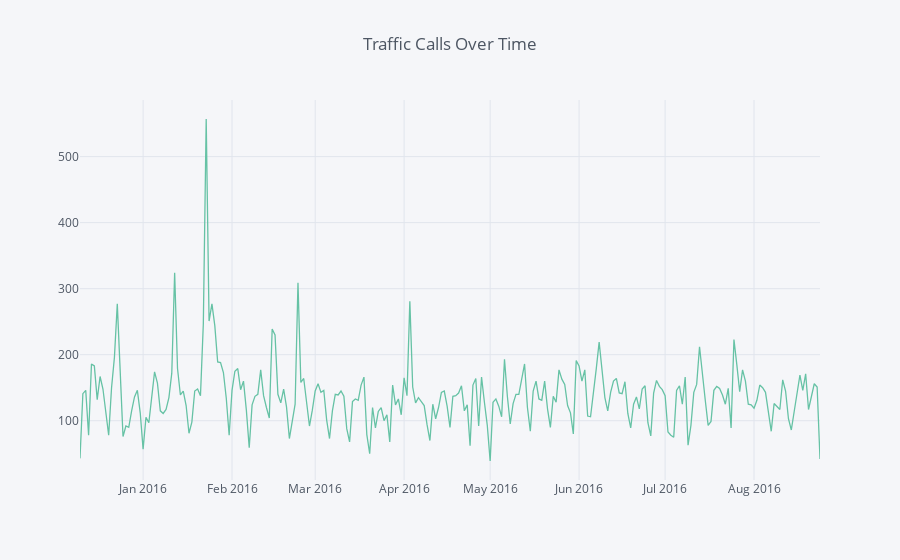

The notebook cell saved with this chart:
### Code cell
df[df['Type']=='Traffic'].groupby('Date').count()['twp'].iplot(title = 'Traffic Calls Over Time',colorscale='set2')

### Figure 1 — Plotly figure (JSON) as saved in the notebook; plotly's stock layout.template omitted (floating-point values rounded to 4 significant figures; data arrays with more than 128 entries replaced by an {"elided": "..."} marker saying what was removed)
{"data": [{"line": {"color": "rgba(102, 194, 165, 1.0)", "dash": "solid", "shape": "linear", "width": 1.3}, "mode": "lines", "name": "twp", "text": "", "type": "scatter", "uid": "0f2a17a3-eb42-429b-a914-efc7420e9d21", "x": {"elided": "259 str values"}, "y": {"elided": "259 int values"}}], "layout": {"legend": {"bgcolor": "#F5F6F9", "font": {"color": "#4D5663"}}, "paper_bgcolor": "#F5F6F9", "plot_bgcolor": "#F5F6F9", "title": {"font": {"color": "#4D5663"}, "text": "Traffic Calls Over Time"}, "xaxis": {"gridcolor": "#E1E5ED", "showgrid": true, "tickfont": {"color": "#4D5663"}, "title": {"font": {"color": "#4D5663"}, "text": ""}, "zerolinecolor": "#E1E5ED"}, "yaxis": {"gridcolor": "#E1E5ED", "showgrid": true, "tickfont": {"color": "#4D5663"}, "title": {"font": {"color": "#4D5663"}, "text": ""}, "zerolinecolor": "#E1E5ED"}}}
